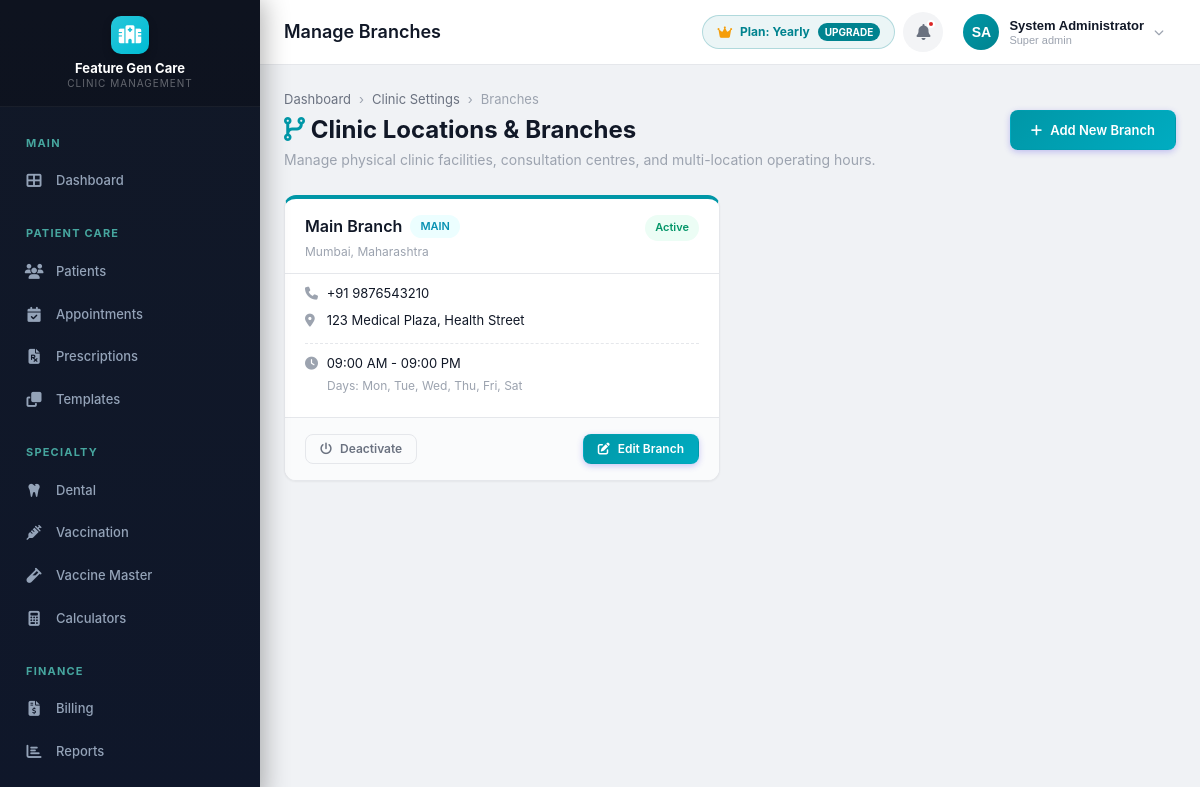
The page /modules/clinic/branches.php (signed in) on the database its author committed.
### tables this page shows
CREATE TABLE IF NOT EXISTS clinics (
    id INT AUTO_INCREMENT PRIMARY KEY,
    name VARCHAR(200) NOT NULL,
    tagline VARCHAR(300) DEFAULT NULL,
    logo VARCHAR(500) DEFAULT NULL,
    email VARCHAR(150) DEFAULT NULL,
    phone VARCHAR(20) DEFAULT NULL,
    alt_phone VARCHAR(20) DEFAULT NULL,
    website VARCHAR(200) DEFAULT NULL,
    address TEXT DEFAULT NULL,
    city VARCHAR(100) DEFAULT NULL,
    state VARCHAR(100) DEFAULT NULL,
    pincode VARCHAR(10) DEFAULT NULL,
    country VARCHAR(100) DEFAULT 'India',
    registration_no VARCHAR(100) DEFAULT NULL,
    gst_number VARCHAR(20) DEFAULT NULL,
    pan_number VARCHAR(20) DEFAULT NULL,
    primary_color VARCHAR(10) DEFAULT '#4F46E5',
    secondary_color VARCHAR(10) DEFAULT '#7C3AED',
    currency_symbol VARCHAR(5) DEFAULT '₹',
    date_format VARCHAR(20) DEFAULT 'd/m/Y',
    time_format VARCHAR(10) DEFAULT '12h',
    timezone VARCHAR(50) DEFAULT 'Asia/Kolkata',
    prescription_header TEXT DEFAULT NULL,
    prescription_footer TEXT DEFAULT NULL,
    invoice_header TEXT DEFAULT NULL,
    invoice_footer TEXT DEFAULT NULL,
    invoice_prefix VARCHAR(10) DEFAULT 'INV',
    invoice_start_no INT DEFAULT 1,
    patient_id_prefix VARCHAR(10) DEFAULT 'PT',
    patient_id_start_no INT DEFAULT 1000,
    is_active TINYINT(1) DEFAULT 1,
    created_at TIMESTAMP DEFAULT CURRENT_TIMESTAMP,
    updated_at TIMESTAMP DEFAULT CURRENT_TIMESTAMP ON UPDATE CURRENT_TIMESTAMP
);

CREATE TABLE IF NOT EXISTS tenants (
    id INT AUTO_INCREMENT PRIMARY KEY,
    clinic_name VARCHAR(200) NOT NULL,
    subdomain VARCHAR(100) NOT NULL UNIQUE,
    db_host VARCHAR(100) NOT NULL DEFAULT 'localhost',
    db_name VARCHAR(100) NOT NULL UNIQUE,
    db_user VARCHAR(100) NOT NULL,
    db_password VARCHAR(255) NOT NULL,
    status ENUM('active', 'suspended', 'pending') DEFAULT 'active',
    
     
    plan_type ENUM('trial', 'monthly', 'yearly', 'one_time', 'custom') DEFAULT 'trial',
    billing_cycle ENUM('trial', 'monthly', 'yearly', 'one_time') DEFAULT 'trial',
    max_doctors INT DEFAULT 2 COMMENT 'Doctor quota: 0 = unlimited',
    trial_ends_at DATETIME NULL,
    subscription_starts_at DATETIME NULL,
    subscription_ends_at DATETIME NULL COMMENT 'NULL indicates lifetime/perpetual license',
    is_lifetime TINYINT(1) DEFAULT 0,
    bonus_months INT DEFAULT 0 COMMENT 'Negotiated bonus months (e.g. +2 on yearly)',
    plan_amount DECIMAL(10,2) DEFAULT 0.00,
    currency VARCHAR(10) DEFAULT 'INR',
    subscription_status ENUM('trial', 'active', 'expired', 'grace_period', 'suspended') DEFAULT 'trial',
    
    created_at TIMESTAMP DEFAULT CURRENT_TIMESTAMP,
    updated_at TIMESTAMP DEFAULT CURRENT_TIMESTAMP ON UPDATE CURRENT_TIMESTAMP,
    INDEX idx_subdomain (subdomain),
    INDEX idx_status (status),
    INDEX idx_sub_status (subscription_status)
);

CREATE TABLE IF NOT EXISTS branches (
    id INT AUTO_INCREMENT PRIMARY KEY,
    clinic_id INT NOT NULL,
    name VARCHAR(200) NOT NULL,
    code VARCHAR(20) DEFAULT NULL,
    email VARCHAR(150) DEFAULT NULL,
    phone VARCHAR(20) DEFAULT NULL,
    address TEXT DEFAULT NULL,
    city VARCHAR(100) DEFAULT NULL,
    state VARCHAR(100) DEFAULT NULL,
    pincode VARCHAR(10) DEFAULT NULL,
    working_hours_start TIME DEFAULT '09:00:00',
    working_hours_end TIME DEFAULT '21:00:00',
    working_days VARCHAR(50) DEFAULT '1,2,3,4,5,6',
    is_active TINYINT(1) DEFAULT 1,
    created_at TIMESTAMP DEFAULT CURRENT_TIMESTAMP,
    updated_at TIMESTAMP DEFAULT CURRENT_TIMESTAMP ON UPDATE CURRENT_TIMESTAMP,
    FOREIGN KEY (clinic_id) REFERENCES clinics(id) ON DELETE CASCADE
);

### modules/clinic/branches.php (the view, shortened to what the rows shown need)
<?php
require_once dirname(dirname(__DIR__)) . '/config/session.php';
$db = db();
$clinicId = getCurrentClinicId();
try {
    $db->query("
        CREATE TABLE IF NOT EXISTS branches (
            id INT AUTO_INCREMENT PRIMARY KEY,
            clinic_id INT NOT NULL,
            name VARCHAR(200) NOT NULL,
            code VARCHAR(20) DEFAULT NULL,
            email VARCHAR(150) DEFAULT NULL,
            phone VARCHAR(20) DEFAULT NULL,
            address TEXT DEFAULT NULL,
            city VARCHAR(100) DEFAULT NULL,
            state VARCHAR(100) DEFAULT NULL,
            pincode VARCHAR(10) DEFAULT NULL,
            working_hours_start TIME DEFAULT '09:00:00',
            working_hours_end TIME DEFAULT '21:00:00',
            working_days VARCHAR(50) DEFAULT '1,2,3,4,5,6',
            is_active TINYINT(1) DEFAULT 1,
            created_at TIMESTAMP DEFAULT CURRENT_TIMESTAMP,
            updated_at TIMESTAMP DEFAULT CURRENT_TIMESTAMP ON UPDATE CURRENT_TIMESTAMP,
            INDEX idx_branch_clinic (clinic_id)
        ) ENGINE=InnoDB;
    ");
} catch (Exception $e) {
    error_log("Branches Table Check: " . $e->getMessage());
}
$branches = [];
try {
    $branches = $db->fetchAll(
        "SELECT b.*,
            (SELECT COUNT(*) FROM users u WHERE u.branch_id = b.id AND u.clinic_id = b.clinic_id) as staff_count,
            (SELECT COUNT(*) FROM appointments a WHERE a.branch_id = b.id AND a.clinic_id = b.clinic_id) as appointment_count
         FROM branches b
         WHERE b.clinic_id = ?
         ORDER BY b.is_active DESC, b.id ASC",
        [$clinicId]
    );
} catch (Exception $e) {
    try {
        $branches = $db->fetchAll("SELECT * FROM branches WHERE clinic_id = ? ORDER BY is_active DESC, id ASC", [$clinicId]);
        foreach ($branches as &$b) {
            $b['staff_count'] = 0;
            $b['appointment_count'] = 0;
        }
    } catch (Exception $ex) {
        $branches = [];
    }
}
$daysMap = [
    '1' => 'Mon', '2' => 'Tue', '3' => 'Wed', '4' => 'Thu', '5' => 'Fri', '6' => 'Sat', '7' => 'Sun'
];
$pageTitle = 'Manage Branches';
require_once dirname(dirname(__DIR__)) . '/includes/header.php';
?>
<div class="content-header">
    <div>
        <h1><i class="fas fa-code-branch" style="color: var(--primary);"></i> Clinic Locations & Branches</h1>
    </div>
</div>
<?php if (empty($branches)): ?>
    <div class="card" style="text-align: center; padding: 48px 24px;">
        <div style="font-size: 48px; color: var(--text-muted); margin-bottom: 16px;">
            <i class="fas fa-hospital-alt"></i>
        </div>
        <h3>No Branches Configured Yet</h3>
        <p class="text-muted" style="max-width: 460px; margin: 0 auto 24px auto;">
            Configure your primary facility or add multiple physical branches so doctors, staff, appointments, and bills can be segregated by location.
        </p>
        <?php if ($isSuperAdmin): ?>
        <button class="btn btn-primary" onclick="openAddBranchModal()">
            <i class="fas fa-plus"></i> Create First Branch
        </button>
        <?php endif; ?>
    </div>
<?php else: ?>
    <div style="display: grid; grid-template-columns: repeat(auto-fill, minmax(340px, 1fr)); gap: 20px;">
        <?php foreach ($branches as $branch):
            $activeDays = explode(',', $branch['working_days'] ?? '1,2,3,4,5,6');
            $dayLabels = array_map(fn($d) => $daysMap[trim($d)] ?? $d, $activeDays);
        ?>
            <div class="card" style="border-top: 4px solid <?= $branch['is_active'] ? 'var(--primary)' : 'var(--border-color)' ?>; display: flex; flex-direction: column; justify-content: space-between;">
                <div class="card-header" style="display: flex; justify-content: space-between; align-items: flex-start; padding-bottom: 12px;">
                    <div>
                        <h3 style="margin: 0; font-size: 1.15em; display: flex; align-items: center; gap: 8px;">
                            <?= sanitizeOutput($branch['name']) ?>
                            <?php if (!empty($branch['code'])): ?>
                                <span class="badge badge-info" style="font-size: 11px;"><?= sanitizeOutput($branch['code']) ?></span>
                            <?php endif; ?>
                        </h3>
                        <div class="text-muted" style="font-size: 12px; margin-top: 4px;">
                            <?= !empty($branch['city']) ? sanitizeOutput($branch['city']) . (!empty($branch['state']) ? ', ' . sanitizeOutput($branch['state']) : '') : 'Location' ?>
                        </div>
                    </div>
                    <span class="badge badge-<?= $branch['is_active'] ? 'success' : 'secondary' ?>">
                        <?= $branch['is_active'] ? 'Active' : 'Inactive' ?>
                    </span>
                </div>
                <div class="card-body" style="padding-top: 8px;">
                    <div style="font-size: 13px; line-height: 1.8;">
                        <?php if (!empty($branch['phone'])): ?>
                            <div><i class="fas fa-phone text-muted" style="width: 18px;"></i> <?= sanitizeOutput($branch['phone']) ?></div>
                        <?php endif; ?>
                        <?php if (!empty($branch['address'])): ?>
                            <div style="margin-top: 4px;"><i class="fas fa-map-marker-alt text-muted" style="width: 18px;"></i> <?= sanitizeOutput($branch['address']) ?></div>
                        <?php endif; ?>
                        <div style="margin-top: 10px; padding-top: 8px; border-top: 1px dashed var(--border-color);">
                            <div>
                                <i class="fas fa-clock text-muted" style="width: 18px;"></i>
                                <?= date('h:i A', strtotime($branch['working_hours_start'] ?? '09:00:00')) ?> - <?= date('h:i A', strtotime($branch['working_hours_end'] ?? '21:00:00')) ?>
                            </div>
                            <div style="font-size: 12px; color: var(--text-muted); margin-left: 22px;">
                                Days: <?= implode(', ', $dayLabels) ?>
                            </div>
                        </div>
                    </div>
                </div>
                <?php if ($isSuperAdmin): ?>
                <div class="card-footer" style="display: flex; justify-content: space-between; align-items: center; background: #fafbfc;">
                    <form method="POST" style="margin: 0;">
                        <button type="submit" class="btn btn-sm btn-outline" style="font-size: 12px;">
                            <i class="fas fa-power-off"></i> <?= $branch['is_active'] ? 'Deactivate' : 'Activate' ?>
                        </button>
                    </form>
                    <button class="btn btn-sm btn-primary" onclick="openEditBranchModal(<?= htmlspecialchars(json_encode($branch)) ?>)">
                        <i class="fas fa-edit"></i> Edit Branch
                    </button>
                </div>
                <?php endif; ?>
            </div>
        <?php endforeach; ?>
    </div>
<?php endif; ?>
<?php require_once INCLUDES_PATH . '/footer.php'; ?>

### includes/header.php (shortened to what the rows shown need)
<?php
$userRole = getCurrentUserRole();
$isSuperAdmin = ($userRole === ROLE_SUPER_ADMIN);
?>
<!DOCTYPE html>
<html lang="en">
<head>
    <link rel="stylesheet" href="<?= ASSETS_URL ?>/css/style.css?v=2.1">
    <link rel="stylesheet" href="https://cdnjs.cloudflare.com/ajax/libs/font-awesome/6.5.0/css/all.min.css">
</head>
<body>
<div class="app-wrapper">
    <?php include __DIR__ . '/sidebar.php'; ?>
    <div class="main-content">
        <header class="header">
            <div class="header-left">
                <?php if (isset($pageTitle)): ?>
                <h2 class="page-title"><?= $pageTitle ?></h2>
                <?php endif; ?>
            </div>
            <div class="header-right">
                <?php if (in_array(getCurrentUserRole(), [ROLE_SUPER_ADMIN, ROLE_ADMIN])): ?>
                <?php
                $hdrTenant = db()->tenantInfo ?? [];
                $hdrPlan = ucfirst(sanitizeOutput($hdrTenant['plan_type'] ?? 'Trial'));
                ?>
                <a href="<?= BASE_URL ?>/modules/subscription/paywall.php" class="header-plan-badge" style="display: flex; align-items: center; gap: 8px; padding: 6px 14px; border-radius: 20px; font-size: 12px; font-weight: 700; text-decoration: none; background: rgba(0, 131, 143, 0.08); color: #00838f; border: 1px solid rgba(0, 131, 143, 0.25); transition: all 0.2s;" title="View Plan & Upgrade Options">
                    <i class="fas fa-crown" style="color: #f59e0b; font-size: 13px;"></i>
                    <span>Plan: <?= $hdrPlan ?></span>
                    <span style="background: #00838f; color: white; padding: 1px 7px; border-radius: 10px; font-size: 10px; text-transform: uppercase;">Upgrade</span>
                </a>
                <?php endif; ?>
            </div>
        </header>
        <div class="content-area">

### includes/sidebar.php (shortened to what the rows shown need)
<?php
$db = db();
$clinicId = getCurrentClinicId();
$clinic = $db->fetch("SELECT name, logo FROM clinics WHERE id = ?", [$clinicId]);
$logoUrl = '';
$logoExists = false;
?>
<aside class="sidebar">
    <div class="sidebar-brand" style="flex-direction: column; align-items: center; gap: 6px; padding: 16px 12px;">
        <?php if ($logoExists && !empty($logoUrl)): ?>
            <img src="<?= $logoUrl ?>" alt="Clinic Logo" style="max-height: 48px; max-width: 140px; object-fit: contain;" onerror="this.style.display='none'; var fb=document.getElementById('sidebarFallbackLogo'); if(fb) fb.style.display='flex';">
            <div id="sidebarFallbackLogo" class="brand-logo" style="display: none;"><i class="fas fa-hospital"></i></div>
        <?php else: ?>
            <div class="brand-logo"><i class="fas fa-hospital"></i></div>
        <?php endif; ?>
        <div class="brand-text" style="text-align: center; font-size: 13px; line-height: 1.3; white-space: normal; word-break: break-word;">
            <?= sanitizeOutput($clinic['name'] ?? ($db->tenantInfo['clinic_name'] ?? APP_NAME)) ?>
            <small style="display: block; font-size: 10px; opacity: 0.7;">Clinic Management</small>
        </div>
    </div>
</aside>

### rows shown on the page
clinics: name "Feature Gen Care"
tenants: plan_type "Yearly"
branches: name "Main Branch", code "MAIN", city "Mumbai", state "Maharashtra", is_active "Active", phone "+91 9876543210", address "123 Medical Plaza, Health Street", working_hours_start "09:00 AM", working_hours_end "09:00 PM", working_days "Mon, Tue, Wed, Thu, Fri, Sat"

### other values the page prints
$pageTitle "Manage Branches"
$currentUser['initials'] "SA"
sanitizeOutput($currentUser['name']) "System Administrator"
str_replace('_', ' ', $currentUser['role']) "Super admin"
